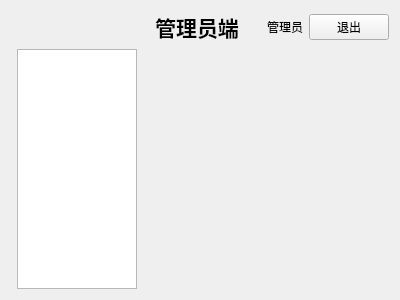
<?xml version="1.0" encoding="UTF-8"?>
<ui version="4.0">
 <class>Client</class>
 <widget class="QWidget" name="Client">
  <property name="geometry">
   <rect>
    <x>0</x>
    <y>0</y>
    <width>400</width>
    <height>300</height>
   </rect>
  </property>
  <property name="windowTitle">
   <string>Form</string>
  </property>
  <layout class="QGridLayout" name="gridLayout_4">
   <item row="0" column="0">
    <layout class="QGridLayout" name="gridLayout_3">
     <item row="0" column="0" colspan="4">
      <layout class="QGridLayout" name="gridLayout_2" columnstretch="1,1,1">
       <item row="0" column="0">
        <spacer name="horizontalSpacer">
         <property name="orientation">
          <enum>Qt::Horizontal</enum>
         </property>
         <property name="sizeHint" stdset="0">
          <size>
           <width>40</width>
           <height>20</height>
          </size>
         </property>
        </spacer>
       </item>
       <item row="0" column="1">
        <widget class="QLabel" name="clientTitle">
         <property name="font">
          <font>
           <pointsize>16</pointsize>
           <bold>true</bold>
          </font>
         </property>
         <property name="text">
          <string>管理员端</string>
         </property>
         <property name="alignment">
          <set>Qt::AlignCenter</set>
         </property>
        </widget>
       </item>
       <item row="0" column="2">
        <layout class="QGridLayout" name="gridLayout">
         <item row="0" column="1">
          <widget class="QPushButton" name="exitPushButton">
           <property name="focusPolicy">
            <enum>Qt::NoFocus</enum>
           </property>
           <property name="text">
            <string>退出</string>
           </property>
          </widget>
         </item>
         <item row="0" column="0">
          <widget class="QLabel" name="userTitle">
           <property name="text">
            <string>管理员</string>
           </property>
           <property name="alignment">
            <set>Qt::AlignRight|Qt::AlignTrailing|Qt::AlignVCenter</set>
           </property>
          </widget>
         </item>
        </layout>
       </item>
      </layout>
     </item>
     <item row="2" column="2">
      <widget class="QStackedWidget" name="stackedWidget">
       <property name="currentIndex">
        <number>-1</number>
       </property>
      </widget>
     </item>
     <item row="2" column="1">
      <widget class="QTreeWidget" name="treeWidget">
       <property name="minimumSize">
        <size>
         <width>120</width>
         <height>0</height>
        </size>
       </property>
       <property name="maximumSize">
        <size>
         <width>120</width>
         <height>16777215</height>
        </size>
       </property>
       <property name="rootIsDecorated">
        <bool>false</bool>
       </property>
       <attribute name="headerVisible">
        <bool>false</bool>
       </attribute>
       <column>
        <property name="text">
         <string notr="true">1</string>
        </property>
       </column>
      </widget>
     </item>
    </layout>
   </item>
  </layout>
 </widget>
 <resources/>
 <connections/>
</ui>
